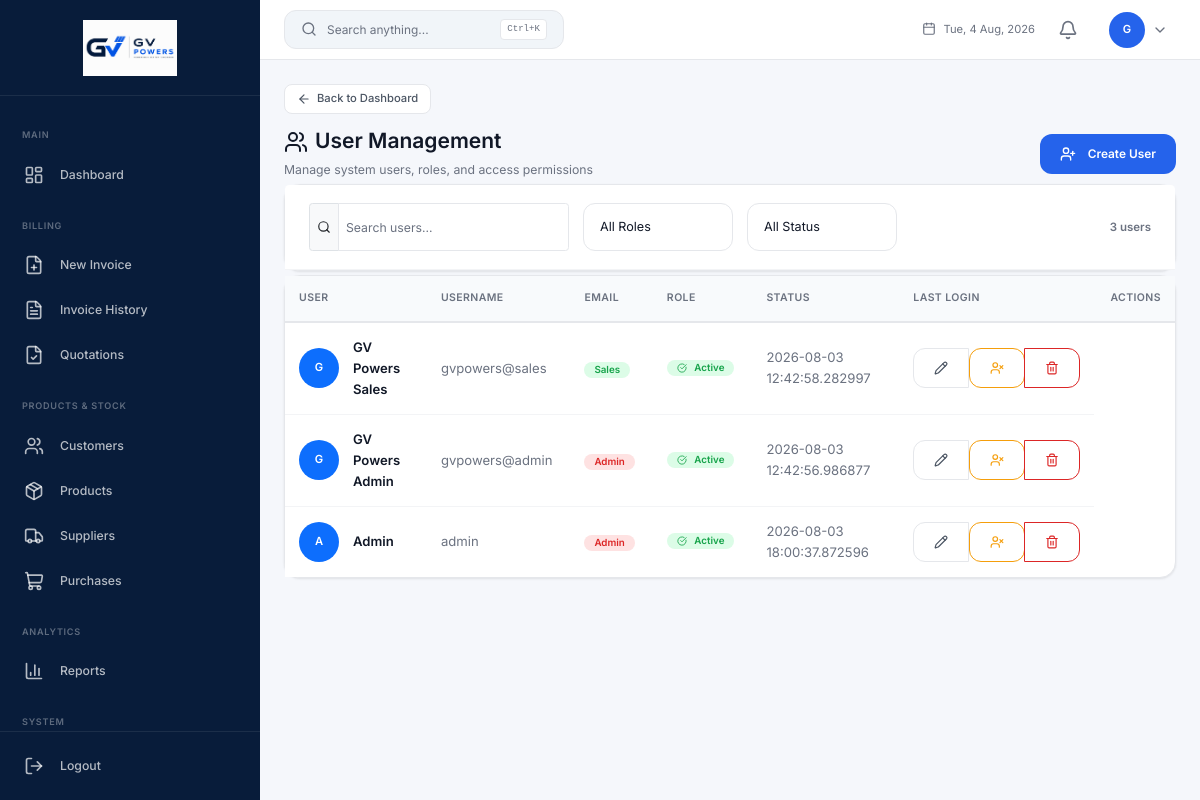
Page /users (signed in) on the committed database.
### app.py (models this page shows, shortened)
class User(UserMixin, db.Model):
    __tablename__ = 'users'
    id = db.Column(db.Integer, primary_key=True)
    username = db.Column(db.String(80), unique=True, nullable=False)
    email = db.Column(db.String(120), unique=True, nullable=False)
    password_hash = db.Column(db.String(256), nullable=False)
    full_name = db.Column(db.String(120), nullable=False)
    role = db.Column(db.String(20), default='staff')
    is_active = db.Column(db.Boolean, default=True)
    last_login = db.Column(db.DateTime)
    created_at = db.Column(db.DateTime, default=datetime.utcnow)
    updated_at = db.Column(db.DateTime, default=datetime.utcnow, onupdate=datetime.utcnow)
    @property
    def is_admin(self): return self.role == 'admin'

### app.py (the view)
@app.route('/users')
@admin_required
def users_list():
    return render_template('admin/users.html', users=User.query.order_by(User.created_at.desc()).all())

### app.py (called while the page is built)
def admin_required(f):
    @wraps(f)
    def decorated(*args, **kwargs):
        if not current_user.is_authenticated: flash('Please log in.', 'warning'); return redirect(url_for('login'))
        if not current_user.is_admin: flash('Admin access required.', 'danger'); return redirect(url_for('index'))
        return f(*args, **kwargs)
    return decorated

@app.before_request
def enforce_role_permissions():
    if not current_user.is_authenticated:
        return
    if current_user.is_admin:
        return
    ep = request.endpoint or ''
    if ep in SALES_ENDPOINTS or ep.startswith('static'):
        return
    flash('You do not have permission to access this page.', 'danger')
    return redirect(url_for('dashboard'))

### templates/admin/users.html (shortened to what this page needs)
{% extends "layouts/admin_layout.html" %}
{% block back_link %}
<a href="{{ url_for('dashboard') }}" class="ih-back-link"><i data-lucide="arrow-left"></i> Back to Dashboard</a>
{% endblock %}
{% block content %}
<div class="d-flex justify-content-between align-items-center mb-4">
  <div>
    <h4 class="mb-1"><i data-lucide="users" class="me-2"></i>User Management</h4>
    <small class="text-muted">Manage system users, roles, and access permissions</small>
  </div>
  <button class="btn btn-primary" data-bs-toggle="modal" data-bs-target="#createUserModal">
    <i data-lucide="user-plus" class="me-1"></i> Create User
  </button>
</div>
<div class="card mb-4">
  <div class="card-header d-flex align-items-center justify-content-between flex-wrap gap-2">
    <div class="d-flex align-items-center gap-3 flex-wrap">
      <div class="input-group input-group-sm" style="width:260px;">
        <span class="input-group-text"><i data-lucide="search" style="width:14px;height:14px;"></i></span>
        <input type="text" class="form-control" placeholder="Search users..." id="userSearch">
      </div>
      <select class="form-select form-select-sm" id="roleFilter" style="width:150px;">
        <option value="">All Roles</option>
      </select>
      <select class="form-select form-select-sm" id="statusFilter" style="width:150px;">
        <option value="">All Status</option>
      </select>
    </div>
    <span class="text-muted small" id="userCount">{{ (users or [])|length }} user{{ 's' if (users or [])|length != 1 }}</span>
  </div>
</div>
<div class="card">
  <div class="card-body p-0">
    <div class="table-responsive">
      <table class="table table-hover align-middle mb-0" id="usersTable">
        <thead>
          <tr>
            <th class="ps-3">User</th>
            <th>Username</th>
            <th>Email</th>
            <th>Role</th>
            <th>Status</th>
            <th>Last Login</th>
            <th class="text-end pe-3">Actions</th>
          </tr>
        </thead>
        <tbody>
          {% for user in users or [] %}
          <tr data-role="{{ user.role }}" data-status="{{ 'active' if user.is_active else 'inactive' }}">
            <td class="ps-3">
              <div class="d-flex align-items-center">
                <div class="rounded-circle bg-primary d-flex align-items-center justify-content-center me-3" style="width:40px;height:40px;flex-shrink:0;">
                  <span class="text-white fw-semibold" style="font-size:0.8rem;">{{ (user.full_name or user.username)[0]|upper }}</span>
                </div>
                <div>
                  <div class="fw-semibold">{{ user.full_name or user.username }}</div>
                </div>
              </div>
            </td>
            <td class="text-muted">{{ user.username }}</td>
            <td>
              <span class="badge {{ 'badge-danger' if user.role == 'admin' else 'badge-info' if user.role == 'manager' else 'badge-success' if user.role == 'sales' else 'badge-secondary' }}">
                {{ user.role | capitalize }}
              </span>
            </td>
            <td>
              {% if user.is_active %}
                <span class="badge badge-success"><i data-lucide="check-circle" style="width:10px;height:10px;" class="me-1"></i>Active</span>
              {% else %}
                <span class="badge badge-danger"><i data-lucide="x-circle" style="width:10px;height:10px;" class="me-1"></i>Inactive</span>
              {% endif %}
            </td>
            <td class="text-muted">{{ user.last_login or 'Never' }}</td>
            <td class="text-end pe-3">
              <div class="btn-group btn-group-sm">
                <button class="btn btn-outline-secondary" title="Edit" data-bs-toggle="modal" data-bs-target="#editUserModal{{ user.id }}">
                  <i data-lucide="pencil" style="width:14px;height:14px;"></i>
                </button>
                <form method="POST" action="{{ url_for('toggle_user', user_id=user.id) }}" class="d-inline">
                  <button type="submit" class="btn btn-outline-{{ 'warning' if user.is_active else 'success' }}" title="{{ 'Deactivate' if user.is_active else 'Activate' }}">
                    <i data-lucide="{{ 'user-x' if user.is_active else 'user-check' }}" style="width:14px;height:14px;"></i>
                  </button>
                </form>
                <button class="btn btn-outline-danger" title="Delete" data-bs-toggle="modal" data-bs-target="#deleteUserModal{{ user.id }}">
                  <i data-lucide="trash-2" style="width:14px;height:14px;"></i>
                </button>
              </div>
            </td>
          </tr>
          {% endfor %}
        </tbody>
      </table>
    </div>
  </div>
</div>
{% endblock %}

### templates/layouts/admin_layout.html (shortened to what this page needs)
{% extends "base.html" %}
{% block body %}
<div class="app-wrapper">
    <aside class="sidebar" id="sidebar">
        <div class="sidebar-brand">
            <a href="{{ url_for('dashboard') }}" class="brand-icon-link">
                <img src="{{ url_for('static', filename='img/logo/img.png') }}" alt="GV Powers" class="brand-logo">
            </a>
        </div>
        <nav class="sidebar-nav">
            <div class="sidebar-section-title">Main</div>
            <a href="{{ url_for('dashboard') }}" class="nav-link {% if request.endpoint == 'dashboard' %}active{% endif %}" data-tooltip="Dashboard">
                <i data-lucide="layout-dashboard"></i>
                <span class="nav-text">Dashboard</span>
            </a>
            <div class="sidebar-section-title">Billing</div>
            <a href="{{ url_for('new_invoice') }}" class="nav-link {% if request.endpoint == 'new_invoice' %}active{% endif %}" data-tooltip="New Invoice">
                <i data-lucide="file-plus"></i>
                <span class="nav-text">New Invoice</span>
            </a>
            <a href="{{ url_for('invoice_history') }}" class="nav-link {% if request.endpoint == 'invoice_history' %}active{% endif %}" data-tooltip="Invoice History">
                <i data-lucide="file-text"></i>
                <span class="nav-text">Invoice History</span>
            </a>
            {% if current_user.is_admin %}
            <a href="{{ url_for('quotations_list') }}" class="nav-link {% if request.endpoint in ('quotations_list', 'new_quotation', 'quotation_preview') %}active{% endif %}" data-tooltip="Quotations">
                <i data-lucide="file-check"></i>
                <span class="nav-text">Quotations</span>
            </a>
            <div class="sidebar-section-title">Products &amp; Stock</div>
            <a href="{{ url_for('customers_list') }}" class="nav-link {% if request.endpoint in ('customers_list', 'customer_profile') %}active{% endif %}" data-tooltip="Customers">
                <i data-lucide="users"></i>
                <span class="nav-text">Customers</span>
            </a>
            <a href="{{ url_for('products_list') }}" class="nav-link " data-tooltip="Products">
                <i data-lucide="package"></i>
                <span class="nav-text">Products</span>
            </a>
            <a href="{{ url_for('suppliers_list') }}" class="nav-link {% if request.endpoint == 'suppliers_list' %}active{% endif %}" data-tooltip="Suppliers">
                <i data-lucide="truck"></i>
                <span class="nav-text">Suppliers</span>
            </a>
            <a href="{{ url_for('purchases_list') }}" class="nav-link {% if request.endpoint == 'purchases_list' %}active{% endif %}" data-tooltip="Purchases">
                <i data-lucide="shopping-cart"></i>
                <span class="nav-text">Purchases</span>
            </a>
            <div class="sidebar-section-title">Analytics</div>
            <a href="{{ url_for('reports_page') }}" class="nav-link {% if request.endpoint and 'report' in request.endpoint %}active{% endif %}" data-tooltip="Reports">
                <i data-lucide="bar-chart-3"></i>
                <span class="nav-text">Reports</span>
            </a>
            <div class="sidebar-section-title">System</div>
            {% endif %}
        </nav>
        <div class="sidebar-footer">
            <form action="{{ url_for('logout') }}" method="POST" class="d-inline">
                <button type="submit" class="nav-link btn btn-link text-start w-100" data-tooltip="Logout">
                    <i data-lucide="log-out"></i><span class="nav-text">Logout</span>
                </button>
            </form>
        </div>
    </aside>
    <div class="main-content">
        <header class="top-navbar">
            <button class="search-trigger" onclick="openSearch()" type="button">
                <i data-lucide="search" style="width:16px;height:16px;"></i>
                <span class="search-label">Search anything...</span>
                <kbd>Ctrl+K</kbd>
            </button>
            <div class="navbar-date">
                <i data-lucide="calendar" style="width:14px;height:14px;"></i>
                <span id="navDateDisplay"></span>
            </div>
            <div class="dropdown erp-menu" id="notificationBell" data-erp-menu>
                <button class="btn btn-link text-decoration-none position-relative p-1 erp-menu__trigger" data-erp-trigger aria-expanded="false" style="height:34px;width:34px;border-radius:10px;">
                    <i data-lucide="bell" style="width:20px;height:20px;color:var(--text-muted);"></i>
                </button>
            </div>
            <div class="dropdown erp-menu" data-erp-menu>
                <button class="user-dropdown erp-menu__trigger" data-erp-trigger aria-expanded="false" style="gap:.5rem;height:auto;width:auto;border-radius:12px;padding:.35rem .5rem;border:1px solid transparent;">
                    <div class="user-avatar">{{ current_user.full_name[0] }}</div>
                    <i data-lucide="chevron-down" style="width:16px;height:16px;color:var(--text-muted);"></i>
                </button>
            </div>
        </header>
        <div class="page-content">
            {% block back_link %}{% endblock %}
            {% block content %}{% endblock %}
        </div>
    </div>
</div>
{% endblock %}

### static/css/erp-menu.css (style rules this page uses)
.erp-menu { position: relative; display: inline-flex; }
.erp-menu__trigger { width: 34px; height: 34px; border-radius: 10px; display: inline-flex; align-items: center; justify-content: center; border: 1px solid transparent; background: transparent; color: var(--text-muted, #6b7280); cursor: pointer; transition: background .15s, color .15s, border-color .15s, transform .1s; flex-shrink: 0; }

### rows in the picture
User: full_name "G", full_name "GV Powers Admin", username "gvpowers@admin", role "Admin", is_active True (drawn), last_login "2026-08-03 12:42:56.986877"
User: full_name "G", full_name "GV Powers Sales", username "gvpowers@sales", role "Sales", is_active True (drawn), last_login "2026-08-03 12:42:58.282997"
User: full_name "A", full_name "Admin", username "admin", role "Admin", is_active True (drawn), last_login "2026-08-03 18:00:37.872596"

### other values in the picture
{{ (users or [])|length }} "3"
{{ 's' if (users or [])|length != 1 }} "s"
